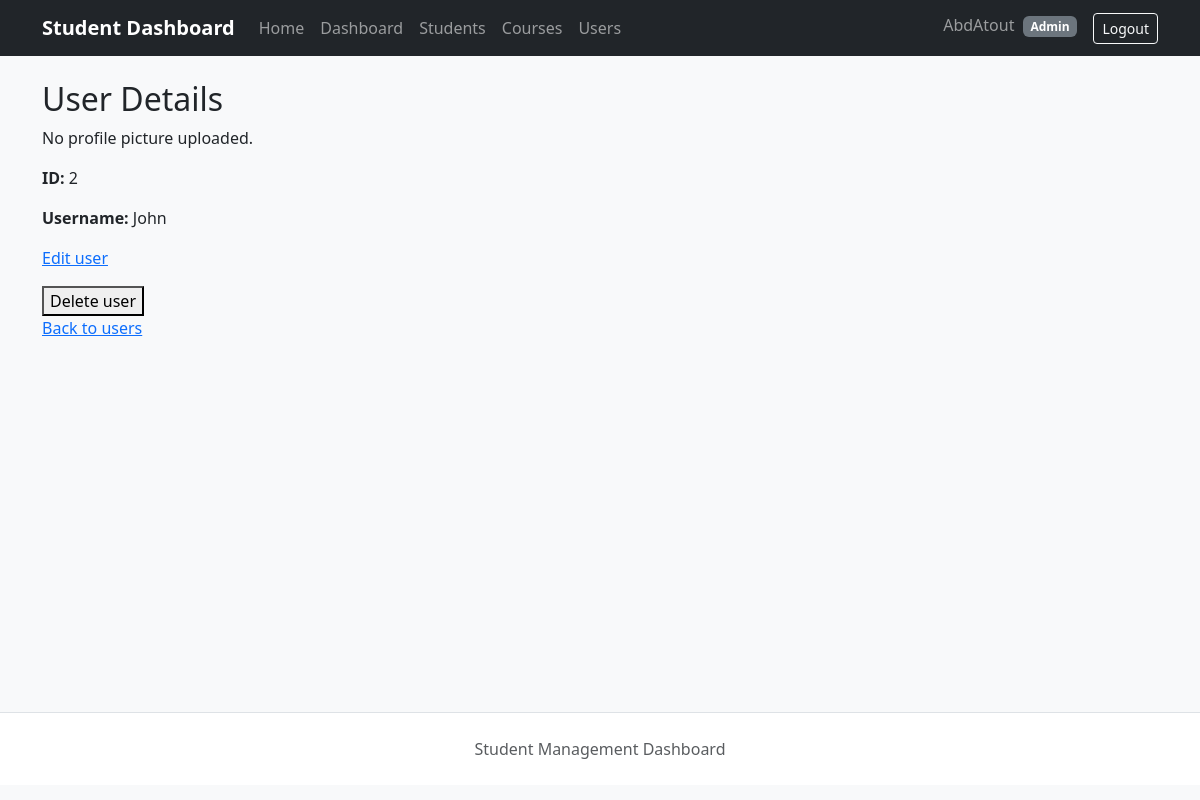
The app's page /users/2 (signed in) with its own data.
### app/models/user.py (models this page shows, shortened)
class User(UserMixin, db.Model):
    __tablename__ = "users"
    id = db.Column(
        db.Integer,
        primary_key=True,
    )
    username = db.Column(
        db.String(100),
        unique=True,
        nullable=False,
    )
    role = db.Column(
        db.String(20),
        nullable=False,
        default="student",
        server_default="student",
    )
    profile_picture = db.Column(
        db.String(255),
        nullable=True,
        default=None,
    )
    profile_picture = db.Column(
        db.String(255),
        nullable=True,
        default=None,
    )
    password_hash = db.Column(
        db.String(255),
        nullable=False,
    )

### app/routes/users.py (the view)
@users_bp.route("/users/<int:user_id>")
@roles_required("admin")
def user_detail(user_id):
    user = db.session.get(User, user_id)
    if user is None:
        abort(404)
    return render_template(
        "user_detail.html",
        user=user,
    )

### app/utils/auth.py (called while the page is built)
def roles_required(*allowed_roles):
    def decorator(view):
        @wraps(view)
        @login_required
        def wrapped_view(*args, **kwargs):
            if current_user.role not in allowed_roles:
                abort(403)
            return view(*args, **kwargs)
        return wrapped_view
    return decorator

### app/templates/user_detail.html (shortened to what this page needs)
{% extends "base.html" %}
{% block content %}
<h2>User Details</h2>
{% if user.profile_picture %}
    <p>
        <img
            src="{{ url_for(
                'static',
                filename=user.profile_picture
            ) }}"
            alt="Profile picture for {{ user.username }}"
            width="160"
        >
    </p>
{% else %}
    <p>No profile picture uploaded.</p>
{% endif %}
<p>
    <strong>ID:</strong>
    {{ user.id }}
</p>
<p>
    <strong>Username:</strong>
    {{ user.username }}
</p>
<p>
    <a href="{{ url_for(
        'users.edit_user',
        user_id=user.id
    ) }}">
        Edit user
    </a>
</p>
<form
    method="POST"
    action="{{ url_for(
        'users.delete_user',
        user_id=user.id
    ) }}"
>
    <button type="submit">
        Delete user
    </button>
</form>
<p>
    <a href="{{ url_for('users.user_list') }}">
        Back to users
    </a>
</p>
{% endblock %}

### app/templates/base.html (shortened to what this page needs)
<!DOCTYPE html>
<html lang="en">
<head>
    <link
        href="https://cdn.jsdelivr.net/npm/bootstrap@5.3.3/dist/css/bootstrap.min.css"
        rel="stylesheet"
    >
    <link
        rel="stylesheet"
        href="{{ url_for('static', filename='css/style.css') }}"
    >
</head>
<body class="bg-light">
    <nav class="navbar navbar-expand-lg navbar-dark bg-dark">
        <div class="container">
            <a
                class="navbar-brand fw-bold"
                href="{{ url_for('students.home') }}"
            >
                Student Dashboard
            </a>
            <div
                class="collapse navbar-collapse"
                id="mainNavbar"
            >
                <ul class="navbar-nav me-auto mb-2 mb-lg-0">
                    <li class="nav-item">
                        <a
                            class="nav-link"
                            href="{{ url_for('students.home') }}"
                        >
                            Home
                        </a>
                    </li>
                    {% if current_user.is_authenticated %}
                        <li class="nav-item">
                            <a
                                class="nav-link"
                                href="{{ url_for('auth.dashboard') }}"
                            >
                                Dashboard
                            </a>
                        </li>
                        <li class="nav-item">
                            <a
                                class="nav-link"
                                href="{{ url_for('students.student_list') }}"
                            >
                                Students
                            </a>
                        </li>
                        <li class="nav-item">
                            <a
                                class="nav-link"
                                href="{{ url_for('courses.course_list') }}"
                            >
                                Courses
                            </a>
                        </li>
                        {% if current_user.role == "admin" %}
                        <li class="nav-item">
                            <a
                                class="nav-link"
                                href="{{ url_for('users.user_list') }}"
                            >
                                Users
                            </a>
                        </li>
                        {% endif %}
                    {% endif %}
                </ul>
                <ul class="navbar-nav">
                    {% if current_user.is_authenticated %}
                        <li class="nav-item">
                            <span class="navbar-text me-3">
                                {{ current_user.username }}
                                <span class="badge bg-secondary ms-1">
                                    {{ current_user.role|capitalize }}
                                </span>
                            </span>
                        </li>
                        <li class="nav-item">
                            <a
                                class="btn btn-outline-light btn-sm"
                                href="{{ url_for('auth.logout') }}"
                            >
                                Logout
                            </a>
                        </li>
                    {% endif %}
                </ul>
            </div>
        </div>
    </nav>
    <div class="container py-4">
        <main>
            {% block content %}{% endblock %}
        </main>
    </div>
    <footer class="border-top py-4 mt-5 bg-white">
        <div class="container text-center text-muted">
            Student Management Dashboard
        </div>
    </footer>
</body>
</html>

### app/static/css/style.css (style rules this page uses)
body { min-height: 100vh; }
main { min-height: 70vh; }

### records on screen
User: username "AbdAtout", role "Admin"
User: id "2", username "John"
